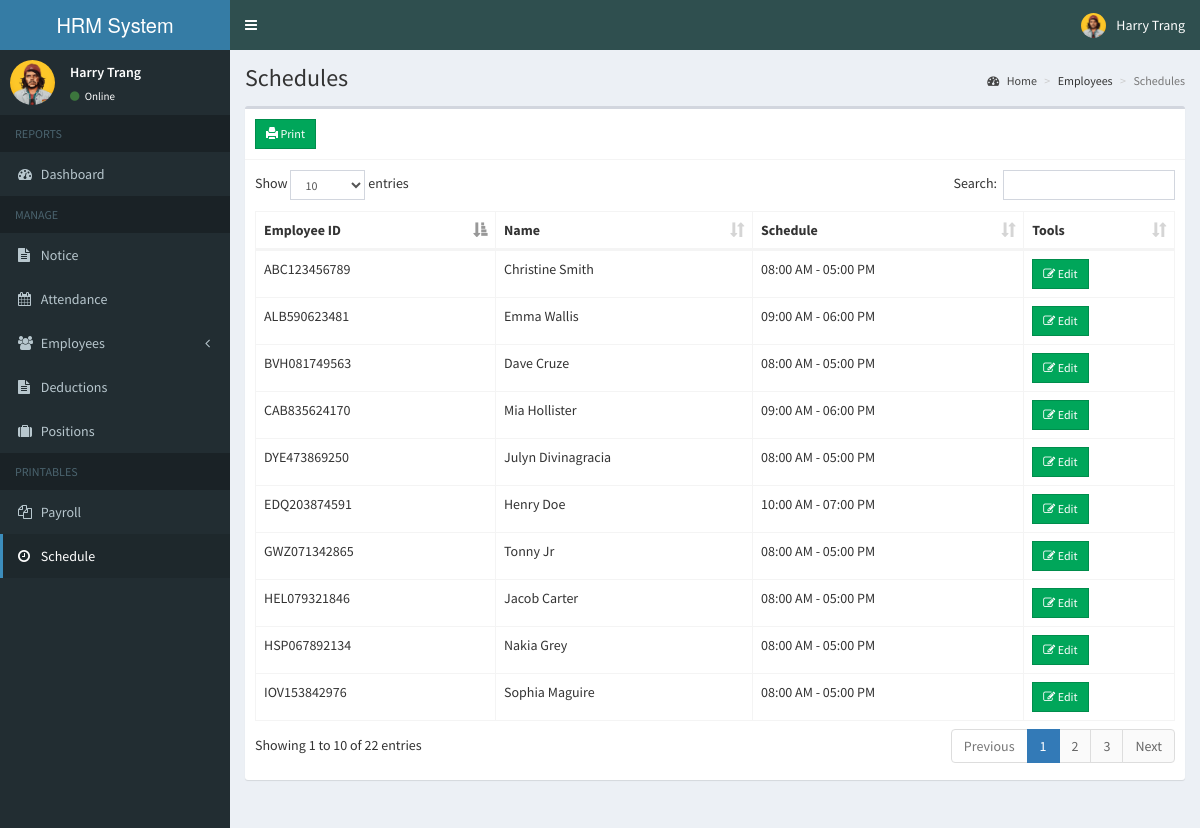
The page /admin/schedule_employee.php (signed in) on the database its author committed.
### tables this page shows
CREATE TABLE `employees` (
  `id` int(11) NOT NULL AUTO_INCREMENT,
  `employee_id` varchar(15) NOT NULL,
  `firstname` varchar(50) NOT NULL,
  `lastname` varchar(50) NOT NULL,
  `address` text NOT NULL,
  `birthdate` date NOT NULL,
  `contact_info` varchar(100) NOT NULL,
  `gender` varchar(10) NOT NULL,
  `position_id` int(11) NOT NULL,
  `schedule_id` int(11) NOT NULL,
  `photo` varchar(200) NOT NULL,
  `created_on` date NOT NULL,
  `password` varchar(60) NOT NULL,
  PRIMARY KEY (`id`)
);

CREATE TABLE `schedules` (
  `id` int(11) NOT NULL AUTO_INCREMENT,
  `time_in` time NOT NULL,
  `time_out` time NOT NULL,
  PRIMARY KEY (`id`)
);

### admin/includes/session.php (called while the page is built, shortened)
<?php
	include 'includes/conn.php';
	$sql = "SELECT * FROM admin WHERE id = '".$_SESSION['admin']."'";
	$query = $conn->query($sql);
	$user = $query->fetch_assoc();
?>

### admin/schedule_employee.php (the view, shortened to what this page needs)
<?php include 'includes/session.php'; ?>
<?php include 'includes/header.php'; ?>
<body class="hold-transition skin-blue sidebar-mini">
<div class="wrapper">
  <?php include 'includes/navbar.php'; ?>
  <?php include 'includes/menubar.php'; ?>
  <div class="content-wrapper">
    <section class="content-header">
      <h1>
        Schedules
      </h1>
      <ol class="breadcrumb">
        <li><a href="#"><i class="fa fa-dashboard"></i> Home</a></li>
        <li>Employees</li>
        <li class="active">Schedules</li>
      </ol>
    </section>
    <section class="content">
      <div class="row">
        <div class="col-xs-12">
          <div class="box">
            <div class="box-header with-border">
              <a href="schedule_print.php" class="btn btn-success btn-sm btn-flat"><span class="glyphicon glyphicon-print"></span> Print</a>
            </div>
            <div class="box-body">
              <table id="example1" class="table table-bordered">
                <thead>
                  <th>Employee ID</th>
                  <th>Name</th>
                  <th>Schedule</th>
                  <th>Tools</th>
                </thead>
                <tbody>
                  <?php
                    $sql = "SELECT *, employees.id AS empid FROM employees LEFT JOIN schedules ON schedules.id=employees.schedule_id";
                    $query = $conn->query($sql);
                    while($row = $query->fetch_assoc()){
                      echo "
                        <tr>
                          <td>".$row['employee_id']."</td>
                          <td>".$row['firstname'].' '.$row['lastname']."</td>
                          <td>".date('h:i A', strtotime($row['time_in'])).' - '.date('h:i A', strtotime($row['time_out']))."</td>
                          <td>
                            <button class='btn btn-success btn-sm edit btn-flat' data-id='".$row['empid']."'><i class='fa fa-edit'></i> Edit</button>
                          </td>
                        </tr>
                      ";
                    }
                  ?>
                </tbody>
              </table>
            </div>
          </div>
        </div>
      </div>
    </section>
  </div>
</div>
</body>
</html>

### admin/includes/navbar.php (shortened to what this page needs)
<header class="main-header">
    <a href="home.php" class="logo">
      <span class="logo-lg"><b></b>HRM System</span>
    </a>
    <nav class="navbar navbar-static-top">
      <a href="#" class="sidebar-toggle" data-toggle="push-menu" role="button">
      </a>
      <div class="navbar-custom-menu">
        <ul class="nav navbar-nav">
          <li class="dropdown user user-menu">
            <a href="#" class="dropdown-toggle" data-toggle="dropdown">
              <img src="<?php echo (!empty($user['photo'])) ? '../images/'.$user['photo'] : '../images/profile.jpg'; ?>" class="user-image" alt="User Image">
              <span class="hidden-xs"><?php echo $user['firstname'].' '.$user['lastname']; ?></span>
            </a>
          </li>
        </ul>
      </div>
    </nav>
  </header>

### admin/includes/menubar.php (shortened to what this page needs)
<aside class="main-sidebar">
    <section class="sidebar">
      <div class="user-panel">
        <div class="pull-left image">
          <img src="<?php echo (!empty($user['photo'])) ? '../images/'.$user['photo'] : '../images/profile.jpg'; ?>" class="img-circle" alt="User Image">
        </div>
        <div class="pull-left info">
          <p><?php echo $user['firstname'].' '.$user['lastname']; ?></p>
          <a><i class="fa fa-circle text-success"></i> Online</a>
        </div>
      </div>
      <ul class="sidebar-menu" data-widget="tree">
        <li class="header">REPORTS</li>
        <li class=""><a href="home.php"><i class="fa fa-dashboard"></i> <span>Dashboard</span></a></li>
        <li class="header">MANAGE</li>
        <li><a href="notice.php"><i class="fa fa-file-text"></i> Notice</a></li>
        <li><a href="attendance.php"><i class="fa fa-calendar"></i> <span>Attendance</span></a></li>
        <li class="treeview">
          <a href="#">
            <i class="fa fa-users"></i>
            <span>Employees</span>
            <span class="pull-right-container">
              <i class="fa fa-angle-left pull-right"></i>
            </span>
          </a>
        </li>
        <li><a href="deduction.php"><i class="fa fa-file-text"></i> Deductions</a></li>
        <li><a href="position.php"><i class="fa fa-suitcase"></i> Positions</a></li>
        <li class="header">PRINTABLES</li>
        <li><a href="payroll.php"><i class="fa fa-files-o"></i> <span>Payroll</span></a></li>
        <li><a href="schedule_employee.php"><i class="fa fa-clock-o"></i> <span>Schedule</span></a></li>
      </ul>
    </section>
  </aside>

### rows shown on the page
employees: employee "ABC123456789", firstname "Christine", lastname "Smith", schedule.time_in "08:00 AM", schedule.time_out "05:00 PM"
employees: employee "DYE473869250", firstname "Julyn", lastname "Divinagracia", schedule.time_in "08:00 AM", schedule.time_out "05:00 PM"
employees: employee "EDQ203874591", firstname "Henry", lastname "Doe", schedule.time_in "10:00 AM", schedule.time_out "07:00 PM"
employees: employee "GWZ071342865", firstname "Tonny", lastname "Jr", schedule.time_in "08:00 AM", schedule.time_out "05:00 PM"
employees: employee "HEL079321846", firstname "Jacob", lastname "Carter", schedule.time_in "08:00 AM", schedule.time_out "05:00 PM"
employees: employee "ALB590623481", firstname "Emma", lastname "Wallis", schedule.time_in "09:00 AM", schedule.time_out "06:00 PM"
employees: employee "IOV153842976", firstname "Sophia", lastname "Maguire", schedule.time_in "08:00 AM", schedule.time_out "05:00 PM"
employees: employee "CAB835624170", firstname "Mia", lastname "Hollister", schedule.time_in "09:00 AM", schedule.time_out "06:00 PM"
employees: employee "HSP067892134", firstname "Nakia", lastname "Grey", schedule.time_in "08:00 AM", schedule.time_out "05:00 PM"
employees: employee "BVH081749563", firstname "Dave", lastname "Cruze", schedule.time_in "08:00 AM", schedule.time_out "05:00 PM"

### other values the page prints
$user['firstname'] "Harry"
$user['lastname'] "Trang"
